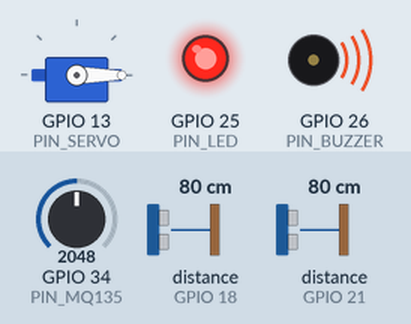
Simulated run of this sketch. Board: ESP32. Parts: servo, output pins drawn as LEDs (lit = HIGH), buzzer (waves = sounding, pin HIGH). Wiring (from diagram.json): 2 × ultrasonic range finder: trigger GPIO 5, echo GPIO 18 / trigger GPIO 19, echo GPIO 21. Inputs (shaded band) come from the test bench; at power-on: distance to the obstacle (sensors on GPIO 21, GPIO 18) 80 cm, GPIO 34 (PIN_MQ135) = 2048. The echo pulse lasts 58.3 µs per cm; WiFi joins after 1.5 s; servers stay silent unless stated; uploads are accepted with an empty reply; pins used as bus, display or sensor lines are not drawn; what the sketch prints to the serial monitor is not drawn.

Above: at 2.1 s.
At 3.3 s:
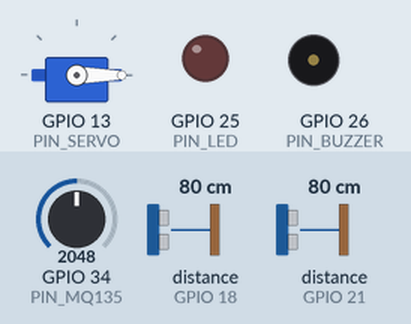
3.4 s: distance to the obstacle (sensor on GPIO 21) set to 34 cm
6.5 s: distance to the obstacle (sensor on GPIO 21) set to 28 cm
At 7.4 s:
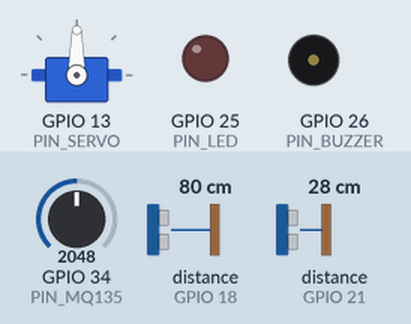
Timing chart, 0 to 9.5 s (numbered marks = the images above; inputs shaded):
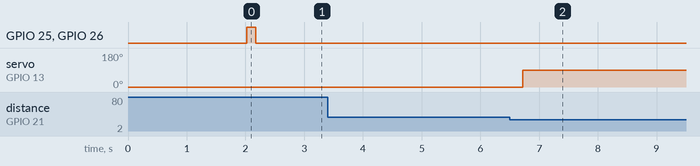

The sketch:

smart_laundry.ino
```cpp
/**
 * ============================================================================
 * Proyek IoT: Smart Laundry Basket System
 * Berkas: firmware/smart_laundry.ino
 * Target Hardware: ESP32-WROOM-32 (DevKit v1 / DevKit C v4)
 * Simulator: Wokwi Simulator
 * Arsitektur: Hybrid (Edge Real-Time Reflex untuk Tutup + Server Centralized Logic)
 * ============================================================================
 * Deskripsi:
 * Firmware ESP32 dengan arsitektur non-blocking (millis) dan pola hybrid:
 * 1. Logika Lokal Instan (Edge Real-Time Reflex):
 *    - Sensor HC-SR04 ke-2 (User Presence / Lid Sensor) mendeteksi tangan/orang (<= 30.0 cm).
 *    - Menggerakkan Servo Motor SG90/MG996R ke sudut 90° (Terbuka) seketika tanpa latency HTTP.
 *    - Auto-Close Delay: Mempertahankan posisi terbuka selama 3000 ms setelah pengguna menjauh,
 *      lalu mengembalikan servo ke 0° (Tertutup).
 * 2. Logika Terpusat Sisi Server (Thin Client IoT):
 *    - Sensor HC-SR04 ke-1 (Kapasitas Dalam) dan Sensor Gas MQ-135 dikirim sebagai data mentah.
 *    - Evaluasi kepenuhan dan kebauan gas serta pemicuan alarm (LED GPIO 25 & Buzzer GPIO 26)
 *      dikelola terpusat oleh server PHP.
 *    - Status penutup keranjang ("lid_open": 1/0) dilaporkan ke server sebagai telemetri.
 * ============================================================================
 */

#include <WiFi.h>
#include <WiFiClient.h>
#include <WiFiClientSecure.h>
#include <HTTPClient.h>
#include <ESP32Servo.h>

// ----------------------------------------------------------------------------
// 1. Konfigurasi Jaringan Wi-Fi & Endpoint Backend
// ----------------------------------------------------------------------------
// Untuk pengujian di Simulator Wokwi gunakan SSID "Wokwi-GUEST" tanpa sandi.
// Untuk implementasi fisik, ganti dengan kredensial router/hotspot 2.4 GHz Anda.
const char* wifiSsid     = "Wokwi-GUEST";
const char* wifiPassword = "";

// URL endpoint backend PHP (Server Ingestion & Centralized Logic)
// Contoh Tunnel: "https://smart-laundry.loca.lt/api/data.php" atau "https://xxxx.ngrok-free.app/api/data.php"
// Contoh Localhost/Wokwi Gateway: "http://10.0.2.2/smart-laundry/public/api/data.php"
const char* serverUrl    = "https://smart-laundry.loca.lt/api/data.php";

// Kunci API rahasia (Wajib cocok dengan SECRET_API_KEY di public/config.php)
const char* apiKey       = "SMART_LAUNDRY_SECRET_KEY_2026";

// ----------------------------------------------------------------------------
// 2. Pemetaan Pin Perangkat Keras
// ----------------------------------------------------------------------------
// Sensor 1: Kapasitas Pakaian Internal
const uint8_t PIN_TRIG_BASKET = 5;   // Output ESP32 pulsa pemicu HC-SR04 keranjang (10 us)
const uint8_t PIN_ECHO_BASKET = 18;  // Input ESP32 sinyal pantul HC-SR04 keranjang

// Sensor 2: Deteksi Keberadaan Pengguna (Smart Lid Automation)
const uint8_t PIN_TRIG_USER   = 19;  // Output ESP32 pulsa pemicu HC-SR04 deteksi orang (10 us)
const uint8_t PIN_ECHO_USER   = 21;  // Input ESP32 sinyal pantul HC-SR04 deteksi orang (divider 1k/2k)

// Sensor 3: Kualitas Udara & Gas Bau
const uint8_t PIN_MQ135       = 34;  // Input Analog ADC1 Channel 6 (Aman saat Wi-Fi aktif)

// Aktuator Fisik: Alarm & Indikator
const uint8_t PIN_LED         = 25;  // Output digital kendali LED Merah (seri 220 Ohm)
const uint8_t PIN_BUZZER      = 26;  // Output digital kendali Active Buzzer 5V

// Aktuator Fisik: Motor Servo Tutup Keranjang
const uint8_t PIN_SERVO       = 13;  // Output PWM kendali Servo Motor Tutup Keranjang

// ----------------------------------------------------------------------------
// 3. Parameter Servo & Edge Reflex Smart Lid
// ----------------------------------------------------------------------------
const int SERVO_ANGLE_CLOSED        = 0;     // Sudut Tutup Tertutup (0°)
const int SERVO_ANGLE_OPEN          = 90;    // Sudut Tutup Terbuka (90°)
const float USER_PRESENCE_THRESH_CM = 30.0f; // Jarak deteksi tangan/pengguna (<= 30.0 cm)
const unsigned long LID_HOLD_OPEN_DELAY_MS = 3000; // Tahan terbuka 3 detik setelah pengguna menjauh

Servo lidServo;
bool isLidOpen = false;
unsigned long lastMotionTime = 0;

// ----------------------------------------------------------------------------
// 4. Parameter Filter & Pewaktuan Non-blocking (Thin Client Telemetry)
// ----------------------------------------------------------------------------
const int MEDIAN_SAMPLES            = 5;     // Jumlah sampel median filter ultrasonik keranjang
const unsigned long SAMPLE_DELAY_MS = 10;    // Jeda antar-sampel pulsa ultrasonik (ms)

// Interval Tugas Non-blocking
const unsigned long USER_SENSOR_INTERVAL_MS = 300;  // Sampling deteksi orang tiap 300 ms (respons cepat)
const unsigned long SENSOR_INTERVAL_MS      = 2000; // Sampling data kapasitas & bau tiap 2 detik
const unsigned long TRANSMIT_INTERVAL_MS    = 5000; // Transmisi telemetri & sync server tiap 5 detik

// Variabel Pewaktuan Non-blocking
unsigned long lastUserSensorReadTime = 0;
unsigned long lastSensorReadTime     = 0;
unsigned long lastTransmitTime       = 0;

// Penyimpanan Data Telemetri Mentah (Raw Telemetry)
float currentDistanceCm     = 40.0f;
float currentUserDistanceCm = 100.0f;
int   currentGasAdc         = 0;

// Status Aktuator Pasif (Diperbarui berdasarkan balasan server)
bool currentAlarmState      = false;

// ----------------------------------------------------------------------------
// 5. Prototipe Fungsi
// ----------------------------------------------------------------------------
void connectToWiFi();
float readBasketUltrasonicMedian();
float readUserUltrasonicDistance();
void updateSmartLidAutomation(unsigned long currentMillis);
void sendRawTelemetryAndSyncActuators();
bool parseActuatorAlarmActive(const String& response);
int  parseJsonIntField(const String& response, const char* fieldName);
String parseJsonStringField(const String& response, const char* fieldName);
void applyActuatorCommand(bool alarmActive);

// ----------------------------------------------------------------------------
// 6. Inisialisasi Sistem (setup)
// ----------------------------------------------------------------------------
void setup() {
  Serial.begin(115200);
  delay(500);

  Serial.println(F("\n======================================================="));
  Serial.println(F("  SMART LAUNDRY BASKET - ESP32 HYBRID EDGE & THIN CLIENT"));
  Serial.println(F("  Fitur: Smart Lid Automation & Server Centralized Logic"));
  Serial.println(F("======================================================="));

  // Konfigurasi Mode Pin I/O
  pinMode(PIN_TRIG_BASKET, OUTPUT);
  pinMode(PIN_ECHO_BASKET, INPUT);
  pinMode(PIN_TRIG_USER, OUTPUT);
  pinMode(PIN_ECHO_USER, INPUT);
  pinMode(PIN_MQ135, INPUT);
  pinMode(PIN_LED, OUTPUT);
  pinMode(PIN_BUZZER, OUTPUT);

  // Pastikan status awal pin output aman (LOW)
  digitalWrite(PIN_TRIG_BASKET, LOW);
  digitalWrite(PIN_TRIG_USER, LOW);
  digitalWrite(PIN_LED, LOW);
  digitalWrite(PIN_BUZZER, LOW);

  // Konfigurasi dan Alokasi Timer PWM Motor Servo ESP32
  ESP32PWM::allocateTimer(0);
  ESP32PWM::allocateTimer(1);
  ESP32PWM::allocateTimer(2);
  ESP32PWM::allocateTimer(3);
  lidServo.setPeriodHertz(50);             // Standar 50Hz PWM Servo
  lidServo.attach(PIN_SERVO, 500, 2400);   // Pulse width standar SG90/MG996R (500us - 2400us)
  lidServo.write(SERVO_ANGLE_CLOSED);      // Tutup awal dalam posisi tertutup (0°)
  isLidOpen = false;

  // Hubungkan ke Jaringan Wi-Fi
  connectToWiFi();

  // Pengujian Awal Aktuator (Self-Test Blink & Beep Singkat)
  digitalWrite(PIN_LED, HIGH);
  digitalWrite(PIN_BUZZER, HIGH);
  delay(150);
  digitalWrite(PIN_LED, LOW);
  digitalWrite(PIN_BUZZER, LOW);

  Serial.println(F("[SYSTEM] Inisialisasi selesai. Node siap menjalankan Edge Reflex & Telemetri.\n"));
}

// ----------------------------------------------------------------------------
// 7. Loop Utama (Non-blocking Hybrid Reflex)
// ----------------------------------------------------------------------------
void loop() {
  unsigned long currentMillis = millis();

  // Task 1: Logika Otomatisasi Tutup Keranjang (Edge Real-Time Reflex, tiap 300 ms)
  updateSmartLidAutomation(currentMillis);

  // Task 2: Pembacaan Data Mentah Sensor Kapasitas & Bau (Tiap 2 Detik)
  if (currentMillis - lastSensorReadTime >= SENSOR_INTERVAL_MS) {
    lastSensorReadTime = currentMillis;

    // Baca sensor ultrasonik keranjang menggunakan median filter 5-sampel
    currentDistanceCm = readBasketUltrasonicMedian();

    // Baca sensor gas MQ-135 (ADC 12-bit: 0 - 4095)
    currentGasAdc = analogRead(PIN_MQ135);

    Serial.printf(
      "[RAW SENSOR] Jarak Cucian: %.2f cm | MQ-135 ADC: %d | Status Tutup: %s\n",
      currentDistanceCm,
      currentGasAdc,
      isLidOpen ? "TERBUKA (90°)" : "TERTUTUP (0°)"
    );
  }

  // Task 3: Transmisi Telemetri Mentah ke Backend & Sinkronisasi Aktuator (Tiap 5 Detik)
  if (currentMillis - lastTransmitTime >= TRANSMIT_INTERVAL_MS) {
    lastTransmitTime = currentMillis;
    sendRawTelemetryAndSyncActuators();
  }

  // Pemeriksaan & Pemulihan Koneksi Wi-Fi Otomatis jika Terputus
  if (WiFi.status() != WL_CONNECTED && (currentMillis % 10000 < 50)) {
    Serial.println(F("[WIFI] Koneksi terputus. Mencoba menghubungkan kembali..."));
    WiFi.reconnect();
  }
}

// ----------------------------------------------------------------------------
// 8. Logika Edge Reflex: Pembacaan Deteksi Pengguna & Kendali Motor Servo
// ----------------------------------------------------------------------------
float readUserUltrasonicDistance() {
  digitalWrite(PIN_TRIG_USER, LOW);
  delayMicroseconds(2);
  digitalWrite(PIN_TRIG_USER, HIGH);
  delayMicroseconds(10);
  digitalWrite(PIN_TRIG_USER, LOW);

  // Timeout 25 ms (~ 4 meter)
  unsigned long duration = pulseIn(PIN_ECHO_USER, HIGH, 25000);
  if (duration == 0) {
    return 999.0f; // Tidak ada pantulan / objek terlalu jauh
  }
  return (duration * 0.0343f) / 2.0f;
}

void updateSmartLidAutomation(unsigned long currentMillis) {
  // Sampling jarak deteksi orang setiap 300 ms
  if (currentMillis - lastUserSensorReadTime >= USER_SENSOR_INTERVAL_MS) {
    lastUserSensorReadTime = currentMillis;
    currentUserDistanceCm = readUserUltrasonicDistance();

    // Kondisi 1: Pengguna mendekat (Jarak valid > 0 dan <= 30.0 cm)
    if (currentUserDistanceCm > 0.0f && currentUserDistanceCm <= USER_PRESENCE_THRESH_CM) {
      lastMotionTime = currentMillis; // Catat waktu terdeteksi

      if (!isLidOpen) {
        lidServo.write(SERVO_ANGLE_OPEN);
        isLidOpen = true;
        Serial.printf(
          "[LID-AUTO] Deteksi Pengguna: %.1f cm -> Tutup DIBUKA (Sudut: %d°)\n",
          currentUserDistanceCm,
          SERVO_ANGLE_OPEN
        );
      }
    }
  }

  // Kondisi 2: Auto-Close Delay (Tahan terbuka selama 3000 ms setelah deteksi terakhir)
  if (isLidOpen) {
    if (currentMillis - lastMotionTime >= LID_HOLD_OPEN_DELAY_MS) {
      lidServo.write(SERVO_ANGLE_CLOSED);
      isLidOpen = false;
      Serial.printf(
        "[LID-AUTO] Pengguna menjauh & jeda %lu ms terpenuhi -> Tutup DITUTUP (Sudut: %d°)\n",
        LID_HOLD_OPEN_DELAY_MS,
        SERVO_ANGLE_CLOSED
      );
    }
  }
}

// ----------------------------------------------------------------------------
// 9. Implementasi: Median Filter Ultrasonik HC-SR04 Keranjang Pakaian
// ----------------------------------------------------------------------------
float readBasketUltrasonicMedian() {
  float samples[MEDIAN_SAMPLES];

  for (int i = 0; i < MEDIAN_SAMPLES; i++) {
    digitalWrite(PIN_TRIG_BASKET, LOW);
    delayMicroseconds(2);
    digitalWrite(PIN_TRIG_BASKET, HIGH);
    delayMicroseconds(10);
    digitalWrite(PIN_TRIG_BASKET, LOW);

    unsigned long duration = pulseIn(PIN_ECHO_BASKET, HIGH, 25000);

    if (duration == 0) {
      samples[i] = 40.0f;
    } else {
      samples[i] = (duration * 0.0343f) / 2.0f;
    }

    delay(SAMPLE_DELAY_MS);
  }

  // Insertion Sort
  for (int i = 1; i < MEDIAN_SAMPLES; i++) {
    float key = samples[i];
    int j = i - 1;
    while (j >= 0 && samples[j] > key) {
      samples[j + 1] = samples[j];
      j = j - 1;
    }
    samples[j + 1] = key;
  }

  return samples[MEDIAN_SAMPLES / 2];
}

// ----------------------------------------------------------------------------
// 10. Transmisi Data Mentah & Sinkronisasi Respons Server
// ----------------------------------------------------------------------------
void sendRawTelemetryAndSyncActuators() {
  if (WiFi.status() != WL_CONNECTED) {
    Serial.println(F("[TRANSMIT] Wi-Fi belum terhubung. Menunda transmisi data."));
    return;
  }

  // Format Payload JSON: Data mentah kapasitas & bau + status buka/tutup servo
  char jsonPayload[256];
  snprintf(
    jsonPayload,
    sizeof(jsonPayload),
    "{\"api_key\":\"%s\",\"jarak_cm\":%.2f,\"gas_adc\":%d,\"lid_open\":%d}",
    apiKey,
    currentDistanceCm,
    currentGasAdc,
    isLidOpen ? 1 : 0
  );

  Serial.println(F("[TRANSMIT] Mengirim payload telemetri ke server..."));
  Serial.printf("[TRANSMIT] Endpoint: %s\n", serverUrl);
  Serial.printf("[TRANSMIT] Payload : %s\n", jsonPayload);

  HTTPClient http;
  bool isHttps = (strncmp(serverUrl, "https://", 8) == 0);

  if (isHttps) {
    WiFiClientSecure secureClient;
    secureClient.setInsecure();
    if (!http.begin(secureClient, serverUrl)) {
      Serial.println(F("[TRANSMIT] Gagal inisialisasi sesi HTTPS"));
      return;
    }
  } else {
    WiFiClient plainClient;
    if (!http.begin(plainClient, serverUrl)) {
      Serial.println(F("[TRANSMIT] Gagal inisialisasi sesi HTTP"));
      return;
    }
  }

  // Set HTTP Headers
  http.addHeader("Content-Type", "application/json");
  http.addHeader("X-API-KEY", apiKey);
  http.addHeader("ngrok-skip-browser-warning", "true");

  int httpResponseCode = http.POST((uint8_t*)jsonPayload, strlen(jsonPayload));

  if (httpResponseCode == HTTP_CODE_OK) {
    String responseText = http.getString();
    Serial.printf("[TRANSMIT] Respons Server [%d]: %s\n", httpResponseCode, responseText.c_str());

    // 1. Ekstraksi Keputusan Aktuator dari Logika Terpusat Server
    bool serverAlarmActive = parseActuatorAlarmActive(responseText);
    int  serverStatusPenuh = parseJsonIntField(responseText, "\"status_penuh\"");
    String serverStatusBau = parseJsonStringField(responseText, "\"status_bau\"");

    // 2. Eksekusi Aktuator Alarm Pasif (LED & Buzzer)
    applyActuatorCommand(serverAlarmActive);

    Serial.printf(
      "[CENTRAL-LOGIC] Evaluasi Server -> Penuh: %d | Bau: %s | Alarm Aktif: %s\n",
      serverStatusPenuh,
      serverStatusBau.c_str(),
      serverAlarmActive ? "AKTIF [LED+BUZZER MENYALA]" : "STANDBY [PADAM]"
    );
  } else {
    Serial.printf(
      "[TRANSMIT] HTTP POST Gagal. Kode respons: %d (%s)\n",
      httpResponseCode,
      http.errorToString(httpResponseCode).c_str()
    );
  }

  http.end();
}

// ----------------------------------------------------------------------------
// 11. Ekstraktor Parsing JSON Sederhana
// ----------------------------------------------------------------------------
bool parseActuatorAlarmActive(const String& response) {
  int keyIndex = response.indexOf("\"alarm_active\"");
  if (keyIndex == -1) {
    return false;
  }

  int colonIndex = response.indexOf(':', keyIndex);
  if (colonIndex == -1) {
    return false;
  }

  int searchEnd = colonIndex + 12;
  if (searchEnd > (int)response.length()) {
    searchEnd = response.length();
  }

  String valPart = response.substring(colonIndex + 1, searchEnd);
  valPart.trim();
  valPart.toLowerCase();

  return (valPart.startsWith("true") || valPart.startsWith("1"));
}

int parseJsonIntField(const String& response, const char* fieldName) {
  int keyIndex = response.indexOf(fieldName);
  if (keyIndex == -1) return -1;

  int colonIndex = response.indexOf(':', keyIndex);
  if (colonIndex == -1) return -1;

  int commaIndex = response.indexOf(',', colonIndex);
  int braceIndex = response.indexOf('}', colonIndex);
  int endIndex = response.length();

  if (commaIndex != -1 && commaIndex < endIndex) endIndex = commaIndex;
  if (braceIndex != -1 && braceIndex < endIndex) endIndex = braceIndex;

  String val = response.substring(colonIndex + 1, endIndex);
  val.trim();
  return val.toInt();
}

String parseJsonStringField(const String& response, const char* fieldName) {
  int keyIndex = response.indexOf(fieldName);
  if (keyIndex == -1) return "";

  int colonIndex = response.indexOf(':', keyIndex);
  if (colonIndex == -1) return "";

  int startQuote = response.indexOf('"', colonIndex);
  if (startQuote == -1) return "";

  int endQuote = response.indexOf('"', startQuote + 1);
  if (endQuote == -1) return "";

  return response.substring(startQuote + 1, endQuote);
}

// ----------------------------------------------------------------------------
// 12. Eksekutor Aktuator Alarm Pasif (Passive Actuator Executor)
// ----------------------------------------------------------------------------
void applyActuatorCommand(bool alarmActive) {
  currentAlarmState = alarmActive;

  if (currentAlarmState) {
    digitalWrite(PIN_LED, HIGH);
    digitalWrite(PIN_BUZZER, HIGH);
  } else {
    digitalWrite(PIN_LED, LOW);
    digitalWrite(PIN_BUZZER, LOW);
  }
}

// ----------------------------------------------------------------------------
// 13. Implementasi: Koneksi Wi-Fi Station
// ----------------------------------------------------------------------------
void connectToWiFi() {
  Serial.printf("[WIFI] Menghubungkan ke SSID: %s ", wifiSsid);
  WiFi.mode(WIFI_STA);
  WiFi.begin(wifiSsid, wifiPassword);

  int attempts = 0;
  while (WiFi.status() != WL_CONNECTED && attempts < 20) {
    delay(500);
    Serial.print(F("."));
    attempts++;
  }

  if (WiFi.status() == WL_CONNECTED) {
    Serial.println(F("\n[WIFI] Berhasil terhubung!"));
    Serial.printf("[WIFI] Alamat IP ESP32: %s\n", WiFi.localIP().toString().c_str());
    Serial.printf("[WIFI] Kekuatan Sinyal (RSSI): %d dBm\n", WiFi.RSSI());
  } else {
    Serial.println(F("\n[WIFI] Peringatan: Belum berhasil terhubung saat startup. Reconnect otomatis diaktifkan."));
  }
}
```

Measured:
- the behaviour switches between 31 and 30 cm on distance to the obstacle (sensor on GPIO 21) (found by bisection; images 1 and 2)
- after the input at 3.4 s, every drawn part: stays the same
- after the input at 6.5 s, servo on GPIO 13 (PIN_SERVO): 0° → 90° after 0.22 s
